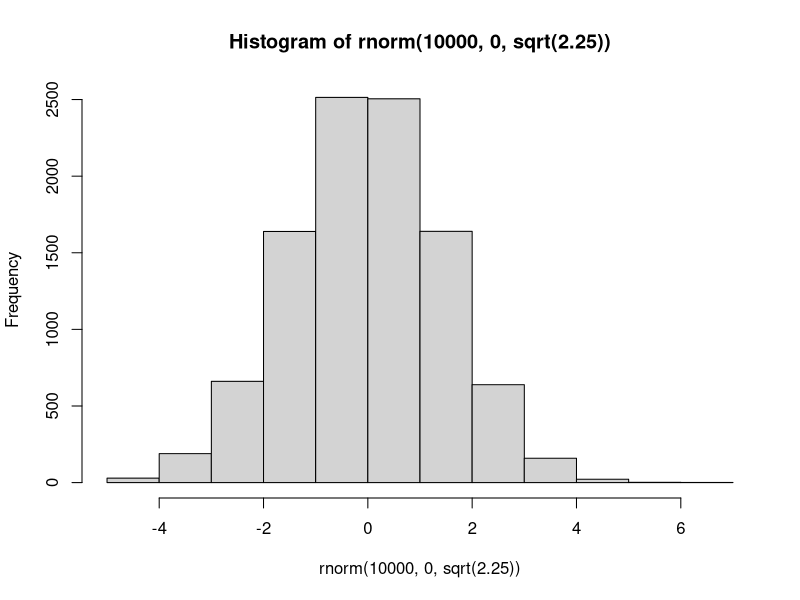
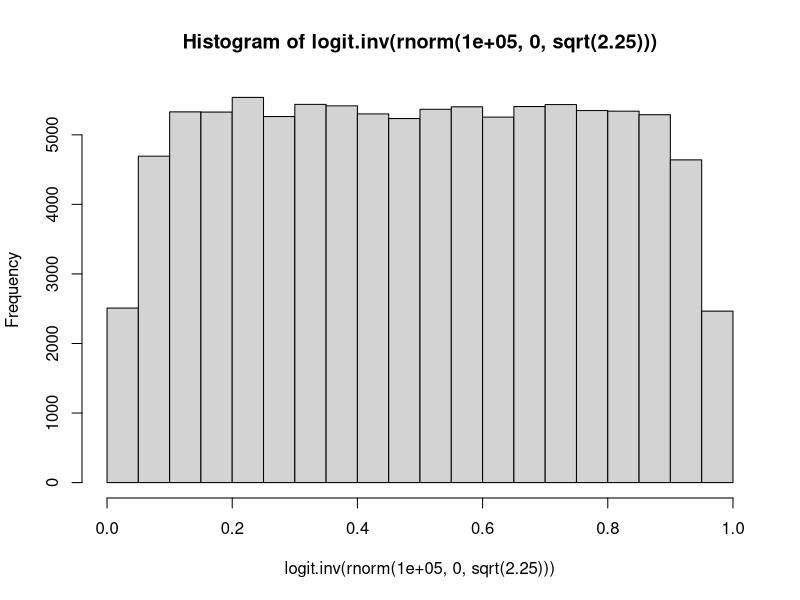
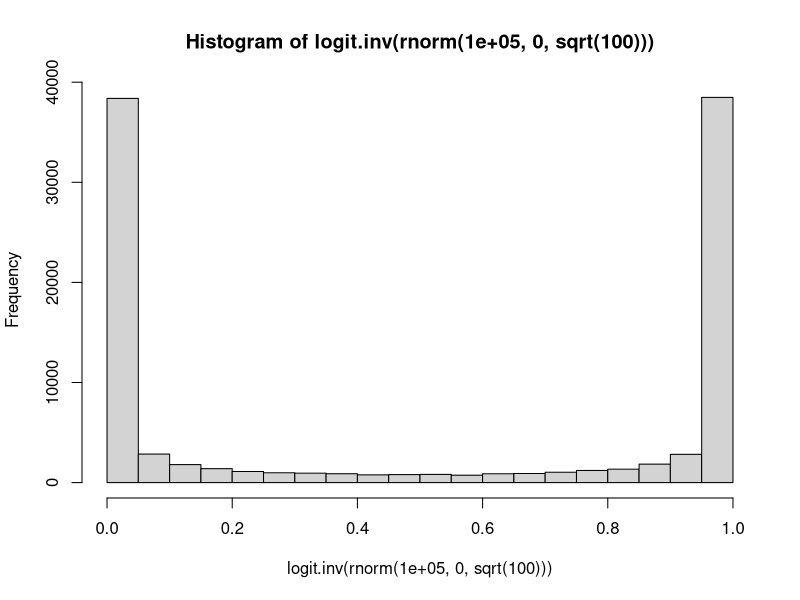

The R source for these figures, in order:
#Implied Prior?
logit<-function(theta){log(theta)-log(1-theta)}
logit.inv<-function(x){exp(x)/(1+exp(x))}

rnorm(10000, 0, sqrt(2.25))
hist(rnorm(10000, 0, sqrt(2.25)))
hist(logit.inv(rnorm(100000, 0, sqrt(2.25)))) #more in middle
hist(logit.inv(rnorm(100000, 0, sqrt(100)))) #Bathtub shape no good from high sigma^2
